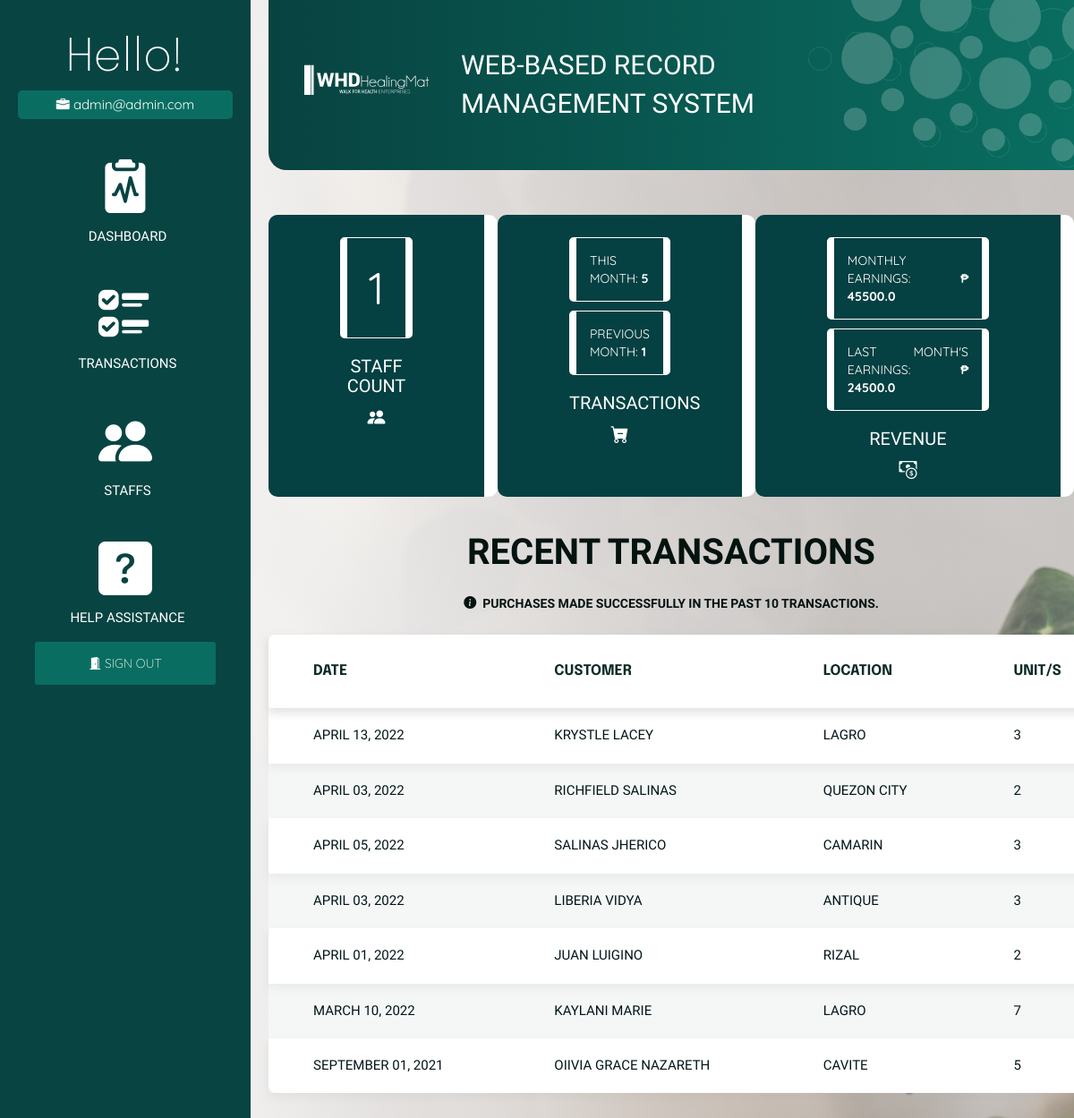
Before: /dashboard (signed in) with the older database file.
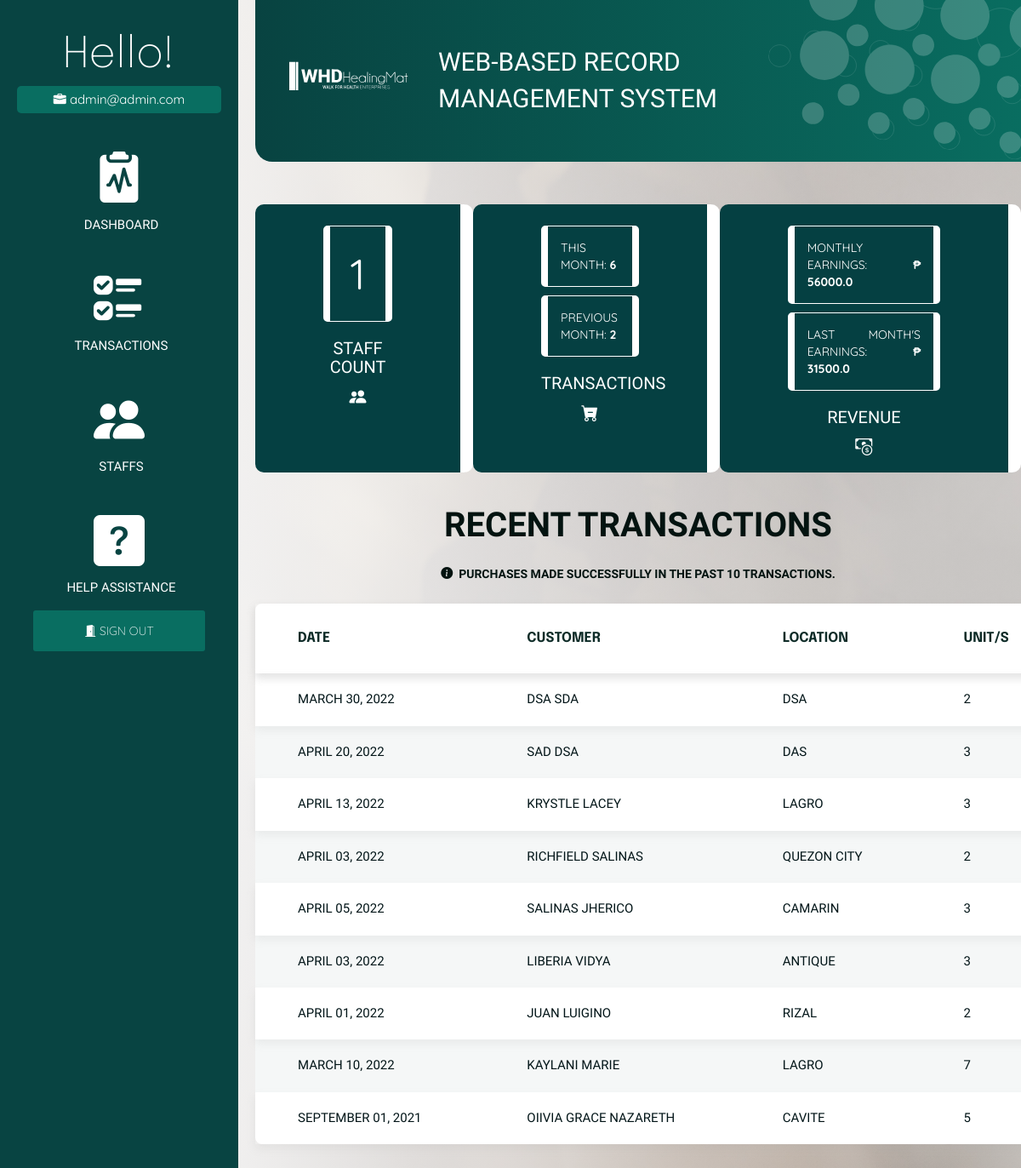
After: the same page with the newer database file.
### models.py (models this page shows, shortened)
class Staff(db.Model):
    __tablename__ = 'staff'
    staff_id = db.Column(db.Integer, primary_key=True)
    staff_email = db.Column(db.String(200), unique=True)
    staff_password = db.Column(db.String(200), nullable=False)

class Transaction(db.Model):
    __tablename__ = 'transaction'
    cust_id = db.Column(db.Integer, primary_key=True)
    cust_firstname = db.Column(db.Text)
    cust_lastname = db.Column(db.Text)
    trans_date = db.Column(db.Date)
    trans_location = db.Column(db.Text)
    prod_id = db.Column(db.Integer)
    trans_quantity = db.Column(db.Integer)

### blueprint/dashboard.py (the view)
@dashboard_bp.route('/dashboard')
def dashboard():
    if not is_authenticated():
        return redirect(url_for('auth_bp.login_page'))
    date_now = datetime.utcnow()
    year_now = date_now.year
    month_now = date_now.month
    prev_month = month_now - 1
    this_year = extract('year', Transaction.trans_date) == year_now
    this_month = extract('month', Transaction.trans_date) == month_now
    this_prev_month = extract('month', Transaction.trans_date) == prev_month
    staff_count = len(Staff.query.all())
    trans_month_count = len(
        Transaction.query.filter(this_year, this_month).all())
    prev_trans_month_count = len(
        Transaction.query.filter(this_year, this_prev_month).all())
    prod_trans_data = Transaction.query \
        .join(Product, Transaction.prod_id == Product.prod_id) \
        .with_entities(
            Transaction.trans_quantity,
            Product.prod_retail_price
        ) \
        .filter(Transaction.prod_id == Product.prod_id)
    prod_month_data = prod_trans_data.filter(this_year, this_month).all()
    prod_prev_month_data = prod_trans_data.filter(
        this_year, this_prev_month).all()
    recent_trans_data = Transaction.query\
        .order_by(Transaction.cust_id.desc())\
        .join(Product, Transaction.prod_id == Product.prod_id)\
        .with_entities(
            Product.prod_retail_price,
            Transaction.cust_firstname,
            Transaction.cust_lastname,
            Transaction.trans_location,
            Transaction.trans_date,
            Transaction.trans_quantity
        )\
        .filter(Transaction.prod_id == Product.prod_id)\
        .limit(10)\
        .all()
    prod_month_total_earn = 0
    for item in prod_month_data:
        prod_month_total_earn += item[0] * item[1]
    prod_prev_month_total_earn = 0
    for item in prod_prev_month_data:
        prod_prev_month_total_earn += item[0] * item[1]
    data = {
        "staff_count": staff_count,
        "trans_month_count": trans_month_count,
        "prev_trans_month_count": prev_trans_month_count,
        "prod_month_total_earn": prod_month_total_earn,
        "prod_prev_month_total_earn": prod_prev_month_total_earn,
        "recent_trans_data": recent_trans_data,
        "datetime": datetime
    }
    return render_template('auth/dashboard_page.html', data=data)

### helper/functions.py (called while the page is built)
def is_authenticated():
    if session.get('signedin'):
        return True
    return False

### templates/auth/dashboard_page.html (shortened to what this page needs)
{% extends 'auth/auth_base.html' %}
{% block head %}
<link rel="stylesheet" href="{{ url_for('static', filename='css/dashboard.css') }}">
<link rel="stylesheet" href="{{ url_for('static', filename='css/transaction.css') }}">
{% endblock %}
{% block body %}
<div class="dashboard">
    <div class="item">
        <p id="staff-no">{{ data['staff_count'] }}</p>
        <h2>STAFF COUNT</h2><i id="logo-items" class="bi bi-people-fill"></i>
    </div>
    <div class="item">
        <p>THIS MONTH: <b>{{ data['trans_month_count'] }}</b></p>
        <p>PREVIOUS MONTH: <b>{{ data['prev_trans_month_count'] }}</b></p>
        <h2>TRANSACTIONS</h2><i id="logo-items" class="bi bi-cart-dash-fill"></i>
    </div>
    <div class="item">
        <p>MONTHLY EARNINGS: <b>₱ {{ data['prod_month_total_earn'] }}</b></p>
        <p>LAST MONTH'S EARNINGS: <b>₱ {{ data['prod_prev_month_total_earn'] }}</b></p>
        <h2>REVENUE</h2><i id="logo-items" class="bi bi-cash-coin"></i>
        <br>
    </div>
</div>
    <div>
        <br>
        <h2 id="tip-h-1">RECENT TRANSACTIONS</h2>
        <p id="tip-1"><span><i class="bi bi-info-circle-fill"></i></span>
            &nbsp;PURCHASES MADE SUCCESSFULLY IN THE PAST 10 TRANSACTIONS.</p>
        <table class="spec-tbl">
        <thead>
            <tr>
                <th>DATE</th>
                <th>CUSTOMER</th>
                <th>LOCATION</th>
                <th>UNIT/S</th>
            </tr>
        </thead>
            <tbody>
            {% for item in data['recent_trans_data'] %}
            <tr id="tr-shadow">
                <td>{{ (data['datetime']).strftime(item[4], "%B %d, %Y") }}</td>
                <td>{{ item[1] }} {{ item[2] }}</td>
                <td>{{ item[3] }}</td>
                <td>{{ item[5] }}</td>
            </tr>
            {% endfor %}
        </tbody>
        </table>
    </div>
{% endblock %}

### templates/auth/auth_base.html (shortened to what this page needs)
<!DOCTYPE html>
<html lang="en">
    <head>
        <link rel="stylesheet" href="{{ url_for('static', filename='css/auth.css') }}">
        <link rel="stylesheet" href="https://pro.fontawesome.com/releases/v5.10.0/css/all.css"/>
        <link rel="stylesheet" href="https://maxcdn.bootstrapcdn.com/bootstrap/3.3.7/css/bootstrap.min.css">
        <link rel="stylesheet" href="https://cdn.jsdelivr.net/npm/bootstrap-icons@1.8.1/font/bootstrap-icons.css">
        {% block head %}
        {% endblock %}
    </head>
<body>
<div class="wrapper">
    <div class="sidebar">
        <span id="h1">Hello!</span>
        <span id="h1-data"><i class="bi bi-briefcase-fill"></i>&nbsp{{ session['email'] }}</span>
        <div class="cont">
                <a href="/dashboard" id="cont-sect">
                    <i class="bi bi-clipboard2-pulse-fill" id="auth-logo"></i>
                    <span id="auth-lbl">DASHBOARD</span></a>
                <a href="/transaction" id="cont-sect">
                    <i class="bi bi-ui-checks" id="auth-logo"></i>
                        <span id="auth-lbl">TRANSACTIONS</span></a>
                <a href="/staff" id="cont-sect">
                    <i class="bi bi-people-fill" id="auth-logo"></i>
                        <span id="auth-lbl">STAFFS</span></a>
                <a href="/help" id="cont-sect">
                    <i class="bi bi-question-square-fill" id="auth-logo"></i>
                        <span id="auth-lbl">HELP ASSISTANCE</span></a>
        <div class="logout">
            <a href="/logout">
                <i class="bi bi-door-open-fill"></i>
                SIGN OUT
            </a>
        </div>
        </div>
    </div>
    <div class="main">
        <div class="main--header">
            <image class="logo-svg" src="{{ url_for('static', filename='images/logo-head-web.svg') }}"></image>
            <span id="title">WEB-BASED RECORD MANAGEMENT SYSTEM</span>
            <image class="bg-head-svg" src="{{ url_for('static', filename='images/bubbles.svg') }}"></image>
        </div>
        <div class="main--content">
            {% block body %}
            {% endblock %}
        </div>
    </div>
</div>
</body>
</html>

### static/css/auth.css (style rules this page uses)
body { image-rendering: -webkit-optimize-contrast; background-image: linear-gradient(to left, rgba(215, 215, 215, 0.43) 20%, rgb(250, 250, 250) 90%), url("/static/images/dashboard-bg.jpg"); background-size: cover; }
.wrapper .sidebar { width: 20em; height: 100%; padding: 30px 20px; background: #084442; }
.sidebar { display: flex; position: fixed; flex-direction: column; }
#h1 { font-size: 50px; text-align: center; font-family: 'Epilogue', sans-serif; font-weight: 200; color: white; }
#h1-data { text-align: center; font-size: 15px; margin-bottom: 30px; font-family: 'Quicksand', sans-serif; color: white; border-radius: 5px; padding: 5px 20px 5px 20px; background: #096e61; }
.cont { text-align: center; display: flex; flex-direction: column; }
#cont-sect { color: inherit; !important; text-decoration: none !important; outline: none; !important; padding: 5px; display: flex; flex-direction: column; margin-bottom: 25px; }
#auth-logo { font-size: 60px; color: white; }
#auth-lbl { font-family: 'Heebo', sans-serif; color: white; font-size: 15px; font-weight: 300; margin-left: 5px; }
.logout a { border: none; outline: none; border-radius: 3px; padding: 15px 60px 15px 60px; color: white; font-family: 'Quicksand', sans-serif; font-weight: 200; background: #096e61; text-decoration: none !important; outline: none; !important; }
.main { overflow: hidden; }
.wrapper .main { width: 100%; padding: 0px 0px 0px 300px; overflow: hidden; }
.wrapper .main--header { display: flex; flex-direction: row; align-items: center; border-bottom-left-radius: 20px; margin: 0px 0px 20px 0px; padding: 20px; background: linear-gradient(to right, #084341, #096d60); overflow: hidden; }
#title { color: white; font-family: 'Heebo', sans-serif; margin-left: 5px; font-size: 30px; }
.logo-svg { display: flex; overflow: hidden; padding: 0 20px; width: auto; height: 80px; filter: brightness(0) invert(1); }
.bg-head-svg { height: 250px; width: auto; mix-blend-mode: normal; margin-top: -100px; margin-right: -80px; margin-left: auto; border-radius: 4px; transform: rotate(8.44deg); opacity: 20%; }
.wrapper .main--content { color: white; }

### static/css/dashboard.css (style rules this page uses)
.dashboard { display: flex; flex-direction: row; text-align: center; }
.item { overflow: hidden; background: rgb(5, 64, 66); margin-top: 30px; padding: 15px 80px 15px 80px; border-radius: 10px; border-right: #ffffff solid 15px; margin-left: auto; margin-right: auto; }
#logo-items { font-size: 20px; }
p { margin-top: 10px; text-align: justify; padding: 15px; border-radius: 5px; border: white solid 1px; border-left: white solid 8px; border-right: white solid 8px; font-family: 'Quicksand', sans-serif; }
b { font-family: 'Quicksand', sans-serif; }
h2 { font-family: 'Heebo', sans-serif; font-size: 20px; font-weight: 200; }
#staff-no { text-align: center; padding: 20px; font-size: 50px; }
#tip-h-1 { font-size: 40px; }
#tip-1, #tip-h-1 { border: none; font-family: 'Heebo', sans-serif; font-weight: bold; text-align: center; color: #031310; }
.spec-tbl { margin: 0 auto 30px auto; width: 80em; }

### static/css/transaction.css (style rules this page uses)
table { border-collapse: collapse; background: white; border-radius: 8px; margin-bottom: 30px; margin-left: auto; margin-right: auto; }
thead { box-shadow: 0 5px 10px rgba(157, 156, 156, 0.2); }
tr:nth-child(even) { background: rgba(5, 63, 65, 0.04); }
tr:nth-child(odd) { box-shadow: 0 5px 10px rgba(157, 156, 156, 0.13); }
th { padding: 30px 50px; font-size: 16px; font-family: 'Epilogue', sans-serif; text-transform: uppercase; color: #0e2c28; }
td { padding: 20px 50px; font-family: Assistant, sans-serif; font-size: 15px; text-transform: uppercase; color: #021518; }
a { color: black; }

### static/css/global.css (style rules this page uses)
* { margin: 0; padding: 0; box-sizing: border-box; font-family: sans-serif; list-style: none; text-decoration: none; user-select: none; -webkit-user-drag: none; }
img { pointer-events: none; }
html { scroll-behavior: smooth; }
a { outline: 0 !important; text-decoration: none !important; }

Changed rows visible on the page:
added Transaction: trans_date "MARCH 30, 2022", cust_firstname "DSA", cust_lastname "SDA", trans_location "DSA", trans_quantity "2"
added Transaction: trans_date "APRIL 20, 2022", cust_firstname "SAD", cust_lastname "DSA", trans_location "DAS", trans_quantity "3"
Other visible differences:
{{ data['trans_month_count'] }}: "5" → "6"
{{ data['prev_trans_month_count'] }}: "1" → "2"
{{ data['prod_month_total_earn'] }}: "45500.0" → "56000.0"
{{ data['prod_prev_month_total_earn'] }}: "24500.0" → "31500.0"
